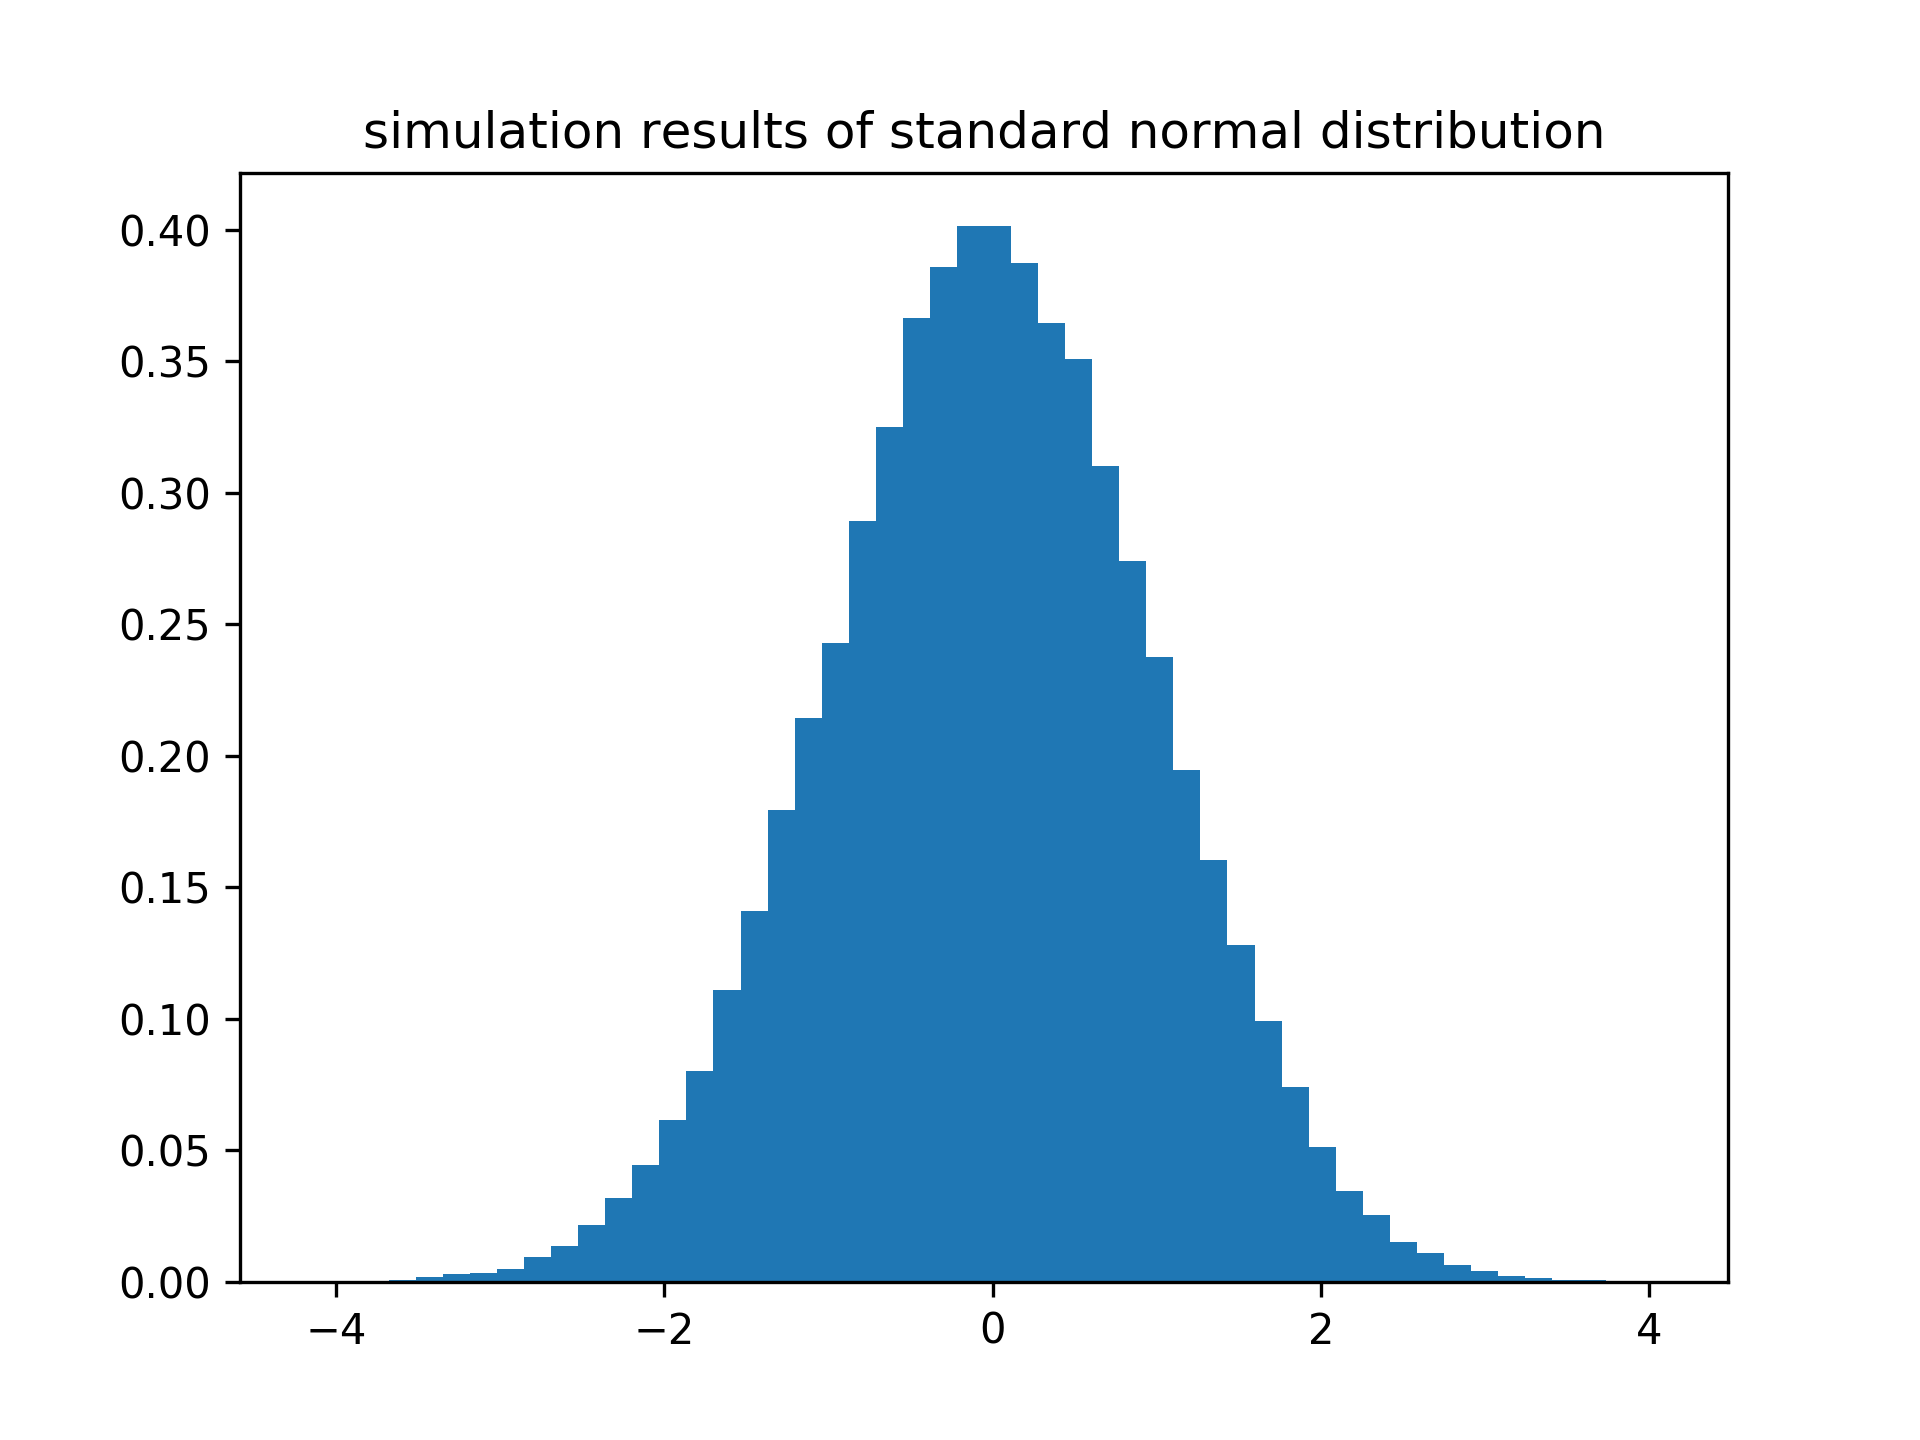

The script that saved this image:
import numpy as np
import random
import math
import matplotlib.pyplot as plt

trial = 100000

init = 0.0
states = [init]

for i in range(trial):
    state = states[-1]
    # sample from uniform(state-1, state+1)
    y = random.uniform(state - 1.0, state + 1.0)
    # accept the proposal with probability min(1.0, e^(-0.5*(y^2 - s^2)))
    p = min(1.0, math.exp(-0.5 * (y**2 - state**2)))
    new = np.random.choice([state, y], p=[1-p, p])

    states.append(new)

plt.hist(states, 50, density=True)
plt.title('simulation results of standard normal distribution')
plt.savefig('standard_normal_distribution.png', dpi=300)
plt.show()

means, variances = [], []
step = trial // 1000
states = np.array(states)
for i in range(1000):
    end = step * (i+1)
    mean = np.mean(states[:end])
    variance = np.var(states[:end])
    means.append(mean)
    variances.append(variance)
means = np.array(means)
variances = np.array(variances)

plt.figure(figsize=(12, 6))
plt.subplot(121)
plt.plot(range(1000), np.abs(0.0-means))
plt.title('convergence rate of mean')
plt.xlabel("iteration (* %d)"%(step))
plt.ylabel("approximation error")

plt.subplot(122)
plt.plot(range(1000), np.abs(1.0-variances))
plt.title("convergence rate of variance")
plt.xlabel("iteration (* %d)"%(step))

plt.ylabel("approximation error")
plt.savefig("standard_normal_distribution_convergence_rate.png", dpi=300)
plt.show()

